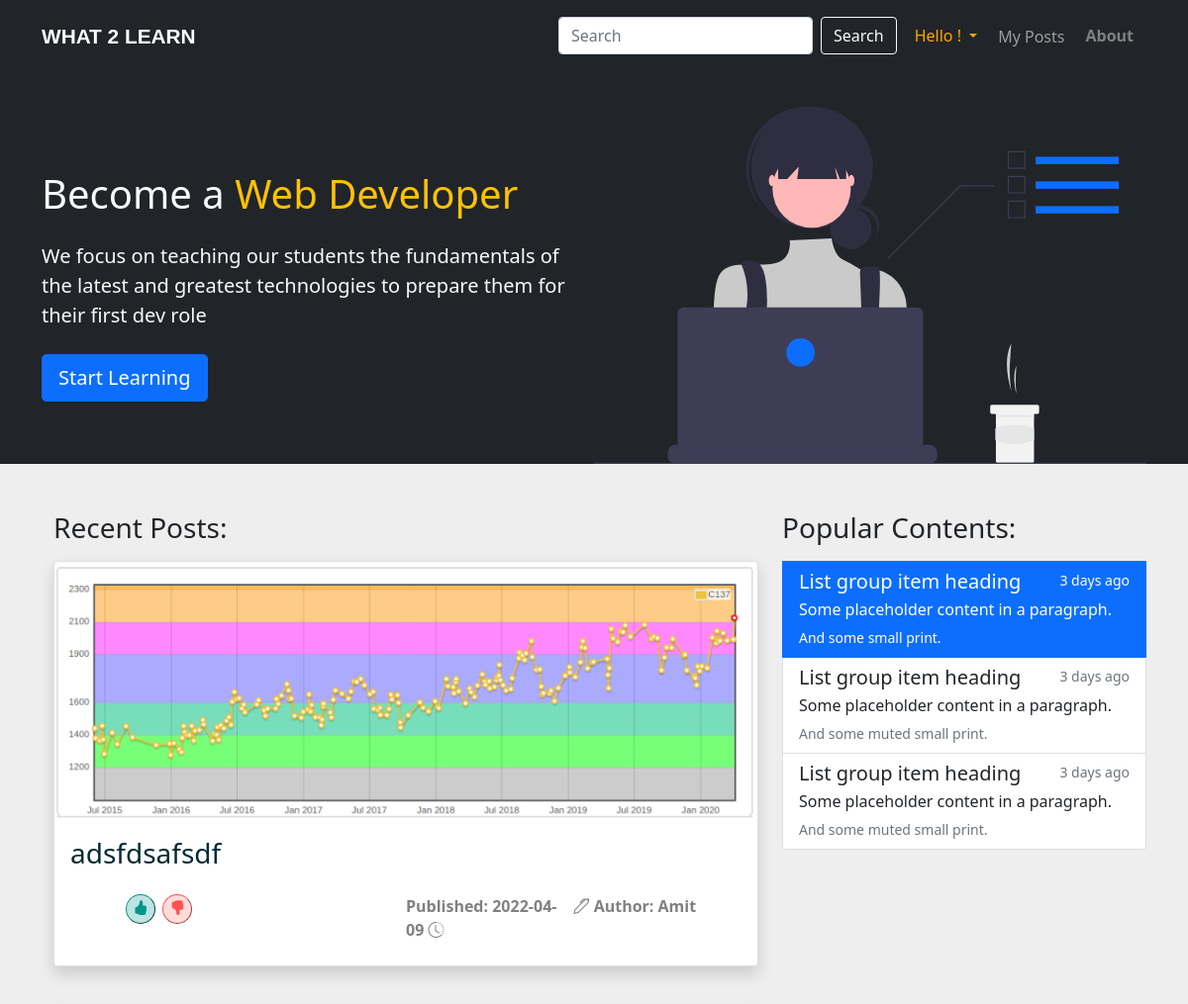
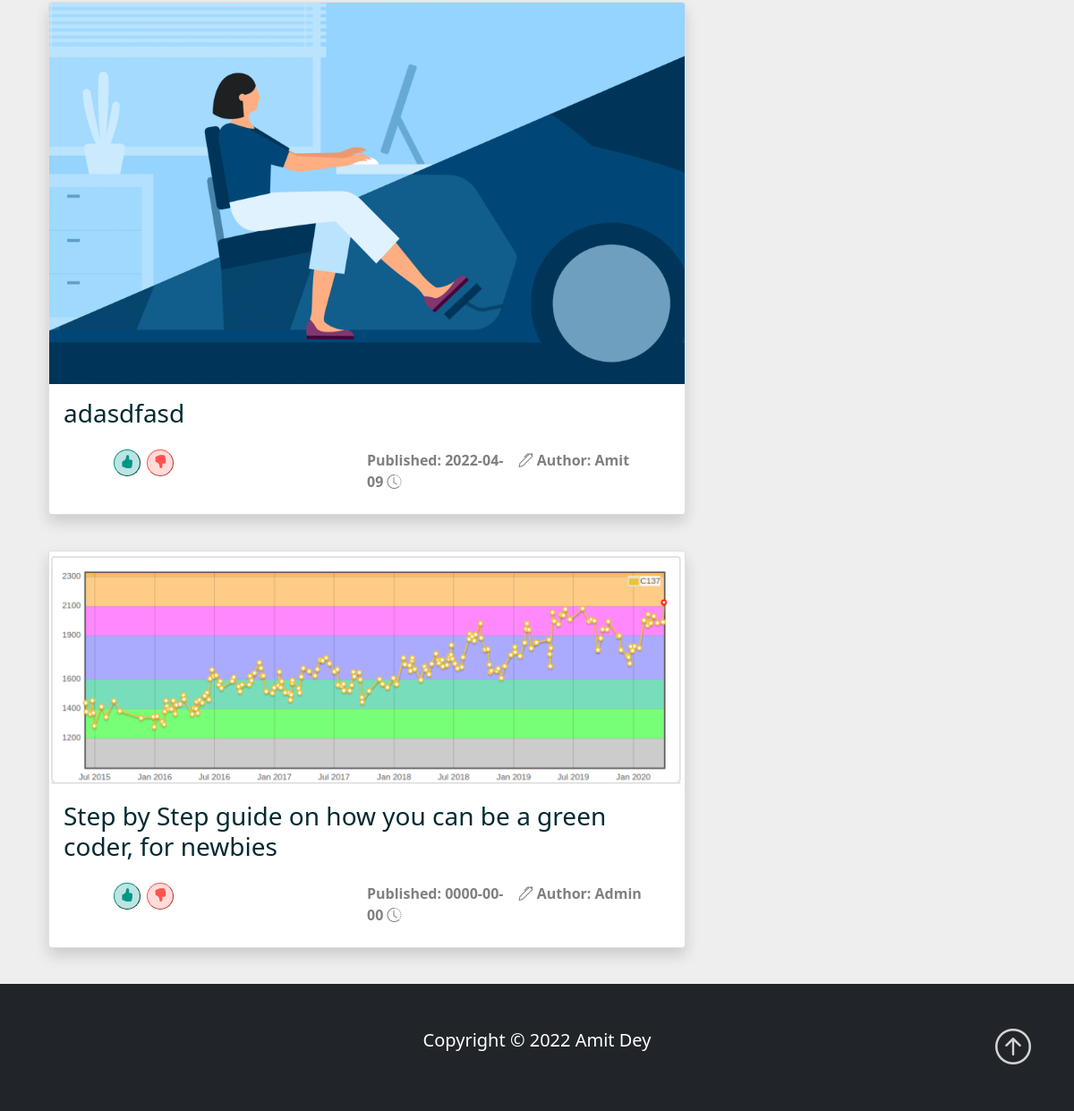
The app's page /home.php with its own data (2 pictures, top to bottom).
### tables this page shows
CREATE TABLE `tbl_post` (
  `id` int(11) NOT NULL,
  `title` varchar(255) NOT NULL,
  `description` text NOT NULL,
  `create_time` date NOT NULL,
  `update_time` date NOT NULL,
  `author` varchar(100) NOT NULL,
  `author_id` int(11) NOT NULL,
  `cover` varchar(255) NOT NULL
);

### home.php (the view, shortened to what this page needs)
<?php
require('db.php');
$sql = "SELECT * FROM `tbl_post` ORDER BY id DESC;";
$execute = mysqli_query($con, $sql);
$posts = mysqli_num_rows($execute);
?>
<!DOCTYPE html>
<html lang="en">
<head>
    <link href="https://cdn.jsdelivr.net/npm/bootstrap@5.1.3/dist/css/bootstrap.min.css" rel="stylesheet">
    <link rel="stylesheet" href="https://cdn.jsdelivr.net/npm/bootstrap-icons@1.3.0/font/bootstrap-icons.css" />
    <link href="https://api.mapbox.com/mapbox-gl-js/v2.1.1/mapbox-gl.css" rel="stylesheet" />
</head>
<body class="">
    <nav class="navbar navbar-expand-lg bg-dark navbar-dark py-3  fixed-top">
        <div class="container">
            <a href="#" class="navbar-brand amit" id="logo">
                WHAT 2 LEARN
            </a>
            <div class="collapse navbar-collapse" id="navmenu">
                <ul class="navbar-nav ms-auto">
                    <div class="nav-item mt-3 mt-lg-0">
                        <form class="d-flex">
                            <input class="form-control me-2" type="search" placeholder="Search" aria-label="Search">
                            <button class="btn btn-outline-light" type="submit">Search</button>
                        </form>
                    </div>
                    <li class="nav-item " id="name" style="margin-left: 5px;">
                        <form method="post">
                            <div class="dropdown open">
                                <button class="btn amit dropdown-toggle" type="button" id="triggerId" data-bs-toggle="dropdown" aria-haspopup="true" aria-expanded="false" style="color: orange;">
                                    Hello <?php echo $_SESSION['firstname'] ?>!
                                </button>
                            </div>
                        </form>
                    </li>
                    <li class="nav-item">
                        <a href="#" class="nav-link amit">
                            My Posts
                        </a>
                    </li>
                    <li class="nav-item">
                        <form method="POST">
                            <button type="submit" name="" class="btn amit" id="" style="font-weight:bold;font-size: medium;">
                                About
                            </button>
                        </form>
                    </li>
                </ul>
            </div>
        </div>
    </nav>
    <section class="bg-dark text-light p-5 p-lg-0 pt-lg-5 text-center text-sm-start" id="sbg">
        <div class="container">
            <div class="d-sm-flex align-items-center justify-content-between">
                <div>
                    <h1>Become a <span class="text-warning">Web Developer </span></h1>
                    <p class="lead my-4">
                        We focus on teaching our students the fundamentals of the latest
                        and greatest technologies to prepare them for their first dev role
                    </p>
                    <button class="btn btn-primary btn-lg new-button">
                        Start Learning
                    </button>
                </div>
                <img class="img-fluid w-50 d-none d-sm-block " src="img/showcase.svg" alt="ShowCase Image">
            </div>
        </div>
    </section>
    <section class="">
        <div class="container ">
            <div class="row d-flex">
                <div class="col-8  g-5 ">
                    <h3 class="pb-2">Recent Posts:</h3>
                    <?php
                    if ($posts > 0) {
                        while ($row = mysqli_fetch_array($execute)) { ?>
                            <a href="details.php?id=<?php echo $row['id'] ?>" class="link" style="color: #032A33;text-decoration: none;">
                                <div class="card mb-3 shadow ">
                                    <img src="<?php echo "uploads/" . $row['cover'] ?>" class="card-img-top" alt="...">
                                    <div class="card-body">
                                        <h3 class="card-title">
                                            <?php echo $row['title'] ?>
                                        </h3>
                                        <div class="d-flex flex-row  mt-3 mb-2 justify-content-between">
                                            <div class="m-0  p-2">
                                                <form action=""  style="margin-left:3rem;">
                                                    <button class="like"><i class="bi bi-hand-thumbs-up-fill"></i></button>
                                                    <button class="dislike"><i class="bi bi-hand-thumbs-down-fill"></i></button>
                                                </form>
                                            </div>
                                            <div class="col-6 d-flex flex-row-reverse  justify-content-end nowrap ">
                                                <p class="col p-0 pt-2 m-0 justify-content-end" style="color:gray;font-weight: bold;"><i class="bi bi-pen"></i> Author: <?php echo $row['author'] ?></p>
                                                <p class="col p-0 pt-2 m-0 justify-content-end" style="color:gray;font-weight: bold;"> Published: <?php echo $row['create_time'] ?> <i class="bi bi-clock-history"></i></p>
                                            </div>
                                        </div>
                                    </div>
                                </div>
                            </a>
                            <br>
                    <?php
                        }
                    }
                    ?>
                </div>
                <div class="list-group col py-5 ">
                    <div class="h3 pb-2 ">Popular Contents:</div>
                    <a href="#" class="list-group-item list-group-item-action active" aria-current="true">
                        <div class="d-flex w-100 justify-content-between">
                            <h5 class="mb-1">List group item heading</h5>
                            <small>3 days ago</small>
                        </div>
                        <p class="mb-1">Some placeholder content in a paragraph.</p>
                        <small>And some small print.</small>
                    </a>
                    <a href="#" class="list-group-item list-group-item-action">
                        <div class="d-flex w-100 justify-content-between">
                            <h5 class="mb-1">List group item heading</h5>
                            <small class="text-muted">3 days ago</small>
                        </div>
                        <p class="mb-1">Some placeholder content in a paragraph.</p>
                        <small class="text-muted">And some muted small print.</small>
                    </a>
                    <a href="#" class="list-group-item list-group-item-action">
                        <div class="d-flex w-100 justify-content-between">
                            <h5 class="mb-1">List group item heading</h5>
                            <small class="text-muted">3 days ago</small>
                        </div>
                        <p class="mb-1">Some placeholder content in a paragraph.</p>
                        <small class="text-muted">And some muted small print.</small>
                    </a>
                </div>
            </div>
        </div>
    </section>
    <footer class="p-5 bg-dark text-white text-center position-relative">
        <div class="container">
            <p class="lead">Copyright &copy; 2022 Amit Dey</p>
            <a href="#" class="position-absolute bottom-0 end-0 p-5">
                <i class="bi bi-arrow-up-circle h1 " style="color: lightgray;"></i>
            </a>
        </div>
    </footer>
</body>
</html>

### home.php (style rules this page uses)
body::before { display: block; content: ''; height: 60px; }
body { background-color: #EEEEEE; }
.amit { color: gray; }
#logo { font-weight: bold; font-family: 'Squada One', 'Franklin Gothic Medium', 'Arial Narrow', Arial, sans-serif; font-size: 1.3rem; }
#sbg { background: 'videos/bible.mp4'; }
button.like { width: 30px; height: 30px; margin: 0 auto; padding-bottom: 6px; border-radius: 50%; color: rgba(0, 150, 136, 1); background-color: rgba(38, 166, 154, 0.3); border-color: rgba(0, 150, 136, 1); border-width: 1px; font-size: 15px; }
button.dislike { width: 30px; height: 30px; margin: 0 auto; padding-bottom: 6px; margin-left: 3px; border-radius: 50%; color: rgba(255, 82, 82, 1); background-color: rgba(255, 138, 128, 0.3); border-color: rgba(255, 82, 82, 1); border-width: 1px; font-size: 15px; }

### records on screen
tbl_post: cover (picture), title "adsfdsafsdf", author "Amit", create_time "2022-04-09"
tbl_post: cover (picture), title "adasdfasd", author "Amit", create_time "2022-04-09"
tbl_post: cover (picture), title "Step by Step guide on how you can be a green coder, for newbies", author "Admin", create_time "0000-00-00"
